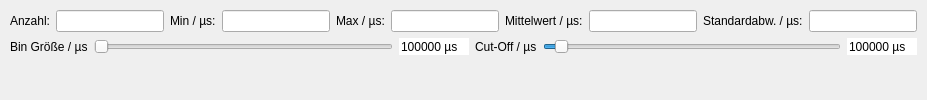
           <widget class="QWidget" name="histogramm">
            <property name="sizePolicy">
             <sizepolicy hsizetype="Expanding" vsizetype="Expanding">
              <horstretch>0</horstretch>
              <verstretch>0</verstretch>
             </sizepolicy>
            </property>
            <attribute name="title">
             <string>Histogramm</string>
            </attribute>
            <layout class="QGridLayout" name="gridLayout_4" rowstretch="0,0,1">
             <property name="leftMargin">
              <number>10</number>
             </property>
             <property name="topMargin">
              <number>10</number>
             </property>
             <property name="rightMargin">
              <number>10</number>
             </property>
             <property name="bottomMargin">
              <number>5</number>
             </property>
             <item row="0" column="0">
              <layout class="QHBoxLayout" name="horizontalLayout_6">
               <item>
                <widget class="QLabel" name="label_13">
                 <property name="text">
                  <string>Anzahl:</string>
                 </property>
                </widget>
               </item>
               <item>
                <widget class="QLineEdit" name="cStatPoints">
                 <property name="enabled">
                  <bool>true</bool>
                 </property>
                 <property name="text">
                  <string notr="true"/>
                 </property>
                 <property name="readOnly">
                  <bool>true</bool>
                 </property>
                </widget>
               </item>
               <item>
                <widget class="QLabel" name="label_14">
                 <property name="text">
                  <string>Min / µs:</string>
                 </property>
                </widget>
               </item>
               <item>
                <widget class="QLineEdit" name="cStatMin">
                 <property name="enabled">
                  <bool>true</bool>
                 </property>
                 <property name="text">
                  <string notr="true"/>
                 </property>
                 <property name="readOnly">
                  <bool>true</bool>
                 </property>
                </widget>
               </item>
               <item>
                <widget class="QLabel" name="label_15">
                 <property name="text">
                  <string>Max / µs:</string>
                 </property>
                </widget>
               </item>
               <item>
                <widget class="QLineEdit" name="cStatMax">
                 <property name="enabled">
                  <bool>true</bool>
                 </property>
                 <property name="text">
                  <string notr="true"/>
                 </property>
                 <property name="readOnly">
                  <bool>true</bool>
                 </property>
                </widget>
               </item>
               <item>
                <widget class="QLabel" name="label_16">
                 <property name="text">
                  <string>Mittelwert / µs:</string>
                 </property>
                </widget>
               </item>
               <item>
                <widget class="QLineEdit" name="cStatAvg">
                 <property name="enabled">
                  <bool>true</bool>
                 </property>
                 <property name="text">
                  <string notr="true"/>
                 </property>
                 <property name="readOnly">
                  <bool>true</bool>
                 </property>
                </widget>
               </item>
               <item>
                <widget class="QLabel" name="label_17">
                 <property name="text">
                  <string>Standardabw. / µs:</string>
                 </property>
                </widget>
               </item>
               <item>
                <widget class="QLineEdit" name="cStatSD">
                 <property name="enabled">
                  <bool>true</bool>
                 </property>
                 <property name="text">
                  <string notr="true"/>
                 </property>
                 <property name="readOnly">
                  <bool>true</bool>
                 </property>
                </widget>
               </item>
              </layout>
             </item>
             <item row="2" column="0">
              <widget class="QWidget" name="histWidget" native="true"/>
             </item>
             <item row="1" column="0">
              <layout class="QHBoxLayout" name="horizontalLayout_7">
               <property name="bottomMargin">
                <number>0</number>
               </property>
               <item>
                <widget class="QLabel" name="label_22">
                 <property name="text">
                  <string>Bin Größe / µs</string>
                 </property>
                </widget>
               </item>
               <item>
                <widget class="QSlider" name="sldBinSize">
                 <property name="minimum">
                  <number>100</number>
                 </property>
                 <property name="maximum">
                  <number>100000</number>
                 </property>
                 <property name="singleStep">
                  <number>50</number>
                 </property>
                 <property name="orientation">
                  <enum>Qt::Orientation::Horizontal</enum>
                 </property>
                 <property name="tickPosition">
                  <enum>QSlider::TickPosition::NoTicks</enum>
                 </property>
                </widget>
               </item>
               <item>
                <widget class="QSpinBox" name="spinBox">
                 <property name="sizePolicy">
                  <sizepolicy hsizetype="Fixed" vsizetype="Fixed">
                   <horstretch>0</horstretch>
                   <verstretch>0</verstretch>
                  </sizepolicy>
                 </property>
                 <property name="minimumSize">
                  <size>
                   <width>70</width>
                   <height>0</height>
                  </size>
                 </property>
                 <property name="frame">
                  <bool>false</bool>
                 </property>
                 <property name="readOnly">
                  <bool>true</bool>
                 </property>
                 <property name="buttonSymbols">
                  <enum>QAbstractSpinBox::ButtonSymbols::NoButtons</enum>
                 </property>
                 <property name="suffix">
                  <string> µs</string>
                 </property>
                 <property name="minimum">
                  <number>100</number>
                 </property>
                 <property name="maximum">
                  <number>100000</number>
                 </property>
                 <property name="singleStep">
                  <number>50</number>
                 </property>
                 <property name="value">
                  <number>100000</number>
                 </property>
                </widget>
               </item>
               <item>
                <widget class="QLabel" name="label_23">
                 <property name="text">
                  <string>Cut-Off / µs</string>
                 </property>
                </widget>
               </item>
               <item>
                <widget class="QSlider" name="sldBinCutOff">
                 <property name="toolTip">
                  <string>Obere Grenze ab welcher Daten nicht mehr im Diagramm angezeigt werden sollen</string>
                 </property>
                 <property name="minimum">
                  <number>1000</number>
                 </property>
                 <property name="maximum">
                  <number>100000</number>
                 </property>
                 <property name="singleStep">
                  <number>100</number>
                 </property>
                 <property name="value">
                  <number>5000</number>
                 </property>
                 <property name="orientation">
                  <enum>Qt::Orientation::Horizontal</enum>
                 </property>
                 <property name="tickPosition">
                  <enum>QSlider::TickPosition::NoTicks</enum>
                 </property>
                </widget>
               </item>
               <item>
                <widget class="QSpinBox" name="spinBox_2">
                 <property name="sizePolicy">
                  <sizepolicy hsizetype="Fixed" vsizetype="Fixed">
                   <horstretch>0</horstretch>
                   <verstretch>0</verstretch>
                  </sizepolicy>
                 </property>
                 <property name="minimumSize">
                  <size>
                   <width>70</width>
                   <height>0</height>
                  </size>
                 </property>
                 <property name="frame">
                  <bool>false</bool>
                 </property>
                 <property name="readOnly">
                  <bool>true</bool>
                 </property>
                 <property name="buttonSymbols">
                  <enum>QAbstractSpinBox::ButtonSymbols::NoButtons</enum>
                 </property>
                 <property name="suffix">
                  <string> µs</string>
                 </property>
                 <property name="minimum">
                  <number>100</number>
                 </property>
                 <property name="maximum">
                  <number>100000</number>
                 </property>
                 <property name="singleStep">
                  <number>50</number>
                 </property>
                 <property name="value">
                  <number>100000</number>
                 </property>
                </widget>
               </item>
              </layout>
             </item>
            </layout>
           </widget>
